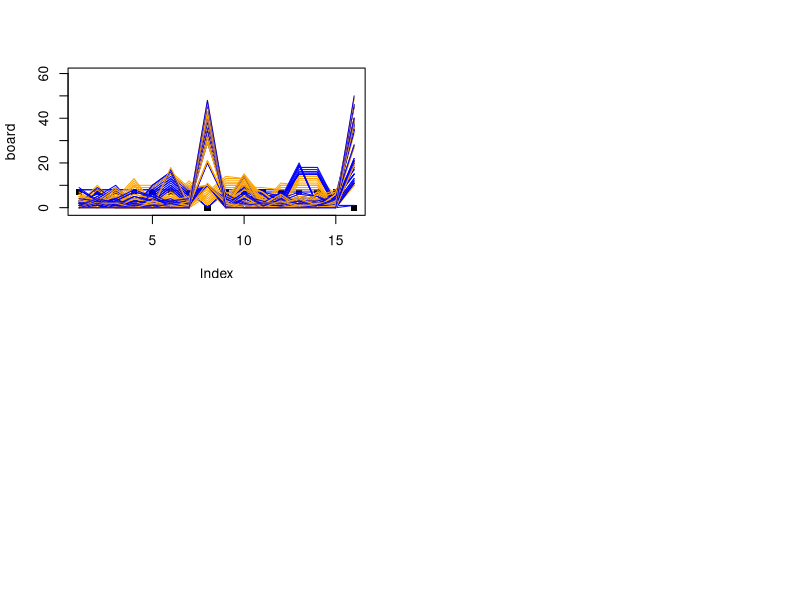

Here is the R script that generated this plot:
# A simple simulation of one-round sungka.
# Amadeo B. Biter
# October 28, 2014

board  = c( 7, 7, 7, 7, 7, 7, 7, 0,
	     	7, 7, 7, 7, 7, 7, 7, 0)			# Initialize board.

# Note that board approximates reality.
#  1   2   3   4   5   6   7  8 ---- Pepe's wells [1:7] and head at [8].
# 16  15  14  13  12  11  10  9 ---- Pilar's wells [9:15] and head at [16].

# Does not incorporate strategy of any kind, so Pepe and Pilar choose wells at random.

par(mfrow=c(2,2))							# Plot turns to visualize.
plot(board, ylim = c(-1, 60), pch = 15)

dropsp = rep(F, 16)							# Initialize vectors to follow drops.
dropsr = rep(F, 16)

if (sample(c(T,F), 1)) {					# Pepe and Pilar flip a coin to start.
	pepe = T									# Pepe and Pilar are the prototypical kids in...
	pilar = F									# ...Filipino kiddie literature.
	
	housep = sample(1:7, 1)					# Pepe starts if he wins flip, ...
	shellsp = board[housep]					# ...and picks up shells.
	board[housep] = 0
	shellsr = 0
	
} else {									# Pilar starts if she wins flip.
	pepe = F
	pilar = T
	houser = sample(9:15, 1)
	shellsr = board[houser]
	board[houser] = 0
	shellsp = 0
}

while (pepe | pilar) {						# Pepe and Pilar take turns according to sungka.

if (pilar) {									# Pilar drops shells if it's her turn...
while (shellsr > 0) {
while ((houser + 1) <= 16 & shellsr > 0) {
	if ((houser + 1) == 8) houser = houser + 1 else houser = houser		#...skipping only Pepe's head.
	dropsr[(houser+1)] = T						
	houser = houser + 1
	shellsr = shellsr - 1
	}	
stopr = houser
board = board + dropsr
dropsr = rep(F, 16)
houser = 0
}
lines(board, col = 'blue')					# Plot Pilar's turn.

# Sungka rules after Pilar drops her last shell.
if (stopr == 16) {							# If Pilar drops last shell into own head, ...
	if (sum(board[9:15]) > 0) {				# ... she continues if she has shells left.
		pepe = F
		pilar = T
		
		# Pilar must choose a non-empty well.
		if (length(which(board[9:15] > 0)) == 1) {houser = (which(board[9:15] > 0)) + 8} else { 
			houser = sample(c(which(board[9:15] > 0)), 1) + 8 }
		
		shellsr = board[houser]
		dropsr = rep(F, 16)
		board[houser] = 0
	
	} else {									# Pepe takes over if she has no shells left.
		if (sum(board[1:7]) > 0) {
			pilar = F
			pepe = T
			
			# Pepe must also choose a non-empty well.
			if (length(which(board[1:7] > 0)) == 1) housep = (which(board[1:7] > 0)) else {
				housep = sample((which(board[1:7] > 0)), 1) }
			
			shellsp = board[housep]
			dropsp = rep(F, 16)
			board[housep] = 0
		
		} else {							# Game ends if neither player has shells left.
			pilar = F
			pepe = F
		}
	}

} else {									# If Pilar instead drops into a well, ...
	if (board[stopr] > 1) {					# ... she continues if well is not empty.
		pepe = F
		pilar = T
		houser = stopr
		shellsr = board[stopr]
		dropsr = rep(F, 16)
		board[stopr] = 0
	
	} else {									# If well is empty, ...
		if (stopr < 8) {					# ... Pilar loses turn if it's not hers.
			pilar = F
			pepe = T
			
			# Pepe must choose a non-empty well.
			if (length(which(board[1:7] > 0)) == 1) housep = (which(board[1:7] > 0)) else {
				housep = sample((which(board[1:7] > 0)), 1) }
			
			shellsp = board[housep]
			dropsp = rep(F, 16)
			board[housep] = 0
			
		# But, if it's her own well, ...
		} else {							
			
			if ((sum(board[1:7]) - board[stopr - (stopr-8)*2]) > 0) {			# Pilar loses turn if ... 
				if (board[stopr - (stopr-8)*2] == 0) {		# ... Pepe's opposing well is empty ... 
					pilar = F								# ... and Pepe has shells left.
					pepe = T
					
					# As he must, Pepe chooses a non-empty well.
					if (length(which(board[1:7] > 0)) == 1) housep = (which(board[1:7] > 0)) else { 
						housep = sample((which(board[1:7] > 0)), 1) }
					
					shellsp = board[housep]
					dropsp = rep(F, 16)
					board[housep] = 0
				
				# Pilar also loses turn, but captures if Pepe's opposing well is not empty.
				} else {
					pilar = F
					board[16] = board[16] + board[stopr - (stopr-8)*2] + 1
					board[stopr - (stopr-8)*2] = 0
					board[stopr] = 0
					pepe = T
					
					# Pepe's choices are limited to non-empty wells.
					if (length(which(board[1:7] > 0)) == 1) housep = (which(board[1:7] > 0)) else {
						housep = sample((which(board[1:7] > 0)), 1) }
					
					shellsp = board[housep]
					dropsp = rep(F, 16)
					board[housep] = 0
				}
				
			} else {						# Pilar also continues because Pepe has no shells left.
				pepe = F
				pilar = T
				houser = stopr
				shellsr = board[houser] 
				dropsr = rep(F, 16)
				board[houser] = 0
			}
		}
	}
}


} else {									# Pepe drops shells if its his turn, ...
while (shellsp > 0) {							# ... abiding by the same rules, and ...
while ((housep+1) < 16 & shellsp > 0) {			# ... skipping only Pilar's head.
	dropsp[(housep+1)] = T						
	housep = housep + 1
	shellsp = shellsp - 1
	}
stopp = housep
board = board + dropsp
dropsp = rep(F, 16)
housep = 0
}
lines(board, col = 'orange')

if (stopp == 8) {
	if (sum(board[1:7]) > 0) {
		pilar = F
		pepe = T
		
		if (length(which(board[1:7] > 0)) == 1) housep = (which(board[1:7] > 0)) else { 
			housep = sample((which(board[1:7] > 0)), 1) }
		
		shellsp = board[housep]
		dropsp = rep(F, 16)
		board[housep] = 0
		
	} else {
		if (sum(board[9:15]) > 0) {
			pepe = F
			pilar = T
			
			if (length(which(board[9:15] > 0)) == 1) {houser = (which(board[9:15] > 0)) + 8} else { 
				houser = sample(c(which(board[9:15] > 0)), 1) + 8 }
			
			shellsr = board[houser]
			dropsr = rep(F, 16)
			board[houser] = 0
		
		} else {
			pilar = F
			pepe = F
		}
	}

} else {
	if (board[stopp] > 1) {
		pilar = F
		pepe = T
		housep = stopp
		shellsp = board[stopp]
		dropsp = rep(F, 16)
		board[stopp] = 0
	
	} else {
		if (stopp > 8) {
			pepe = F
			pilar = T
			
			if (length(which(board[9:15] > 0)) == 1) {houser = (which(board[9:15] > 0)) + 8} else { 
				houser = sample(c(which(board[9:15] > 0)), 1) + 8 }
			
			shellsr = board[houser]
			dropsr = rep(F, 16)
			board[houser] = 0
		
		} else {
			if ((sum(board[9:15])- board[(8-stopp)*2 + stopp]) > 0) { 
				if (board[(8-stopp)*2 + stopp] == 0) {
					pepe = F
					pilar = T
					
					if (length(which(board[9:15] > 0)) == 1) {houser = (which(board[9:15] > 0)) + 8} else 						{ houser = sample(c(which(board[9:15] > 0)), 1) + 8 }
					
					shellsr = board[houser]
					dropsr = rep(F, 16)
					board[houser] = 0
				
				} else {
					pepe = F
					board[8] = board[8] + board[(8-stopp)*2 + stopp] + 1
					board[(8-stopp)*2 + stopp] = 0
					board[stopp] = 0 
					pilar = T
					
					if (length(which(board[9:15] > 0)) == 1) {houser = (which(board[9:15] > 0)) + 8} else 						{ houser = sample(c(which(board[9:15] > 0)), 1) + 8 }
					
					shellsr = board[houser]
					dropsr = rep(F, 16)
					board[houser] = 0
				}
			
			} else {
				pilar = F
				pepe = T
				housep = stopp
				shellsp = board[housep]
				dropsp = rep(F, 16)
				board[housep] = 0
			}
		}
	}
}
}
print(board[1:8])								# Print board as game progresses.
print(board[16:9])
}